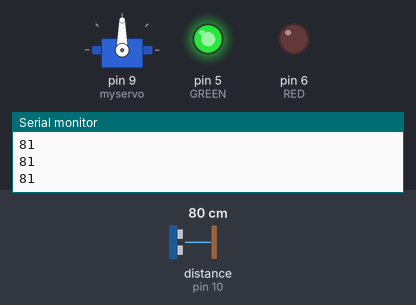
The sketch below on a simulated Arduino Uno, built with avr-gcc and run on an emulated ATmega328P. On the bench: servo, output pins drawn as LEDs (lit = HIGH), the last lines printed to the serial monitor. The inputs (shaded band) are chosen by the test bench; at power-on: distance to the obstacle (sensor on pin 10) 80 cm. The echo pulse lasts 58.3 µs per cm.

Above: at 1.2 s.
1.3 s: distance to the obstacle (sensor on pin 10) set to 33 cm
2.8 s: distance to the obstacle (sensor on pin 10) set to 27 cm
At 3.9 s:
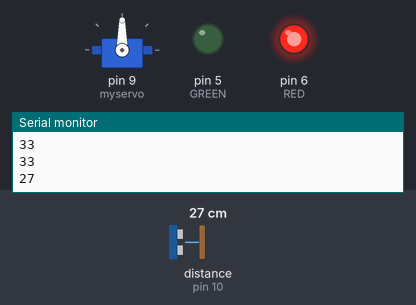
5.8 s: distance to the obstacle (sensor on pin 10) set to 35 cm
At 7.1 s:
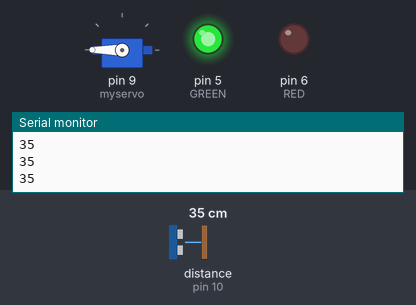
8.3 s: distance to the obstacle (sensor on pin 10) set to 2 cm
At 9.7 s:
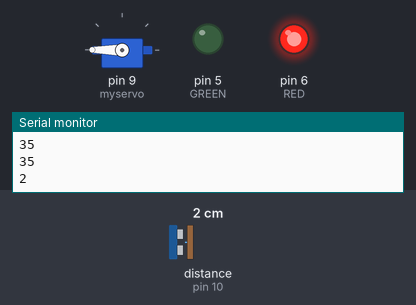
11.3 s: distance to the obstacle (sensor on pin 10) set to 60 cm
At 12.9 s:
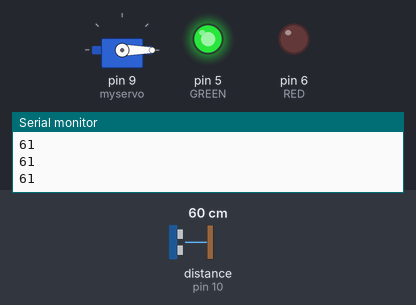
13.8 s: distance to the obstacle (sensor on pin 10) set to 4 cm
At 14.9 s:
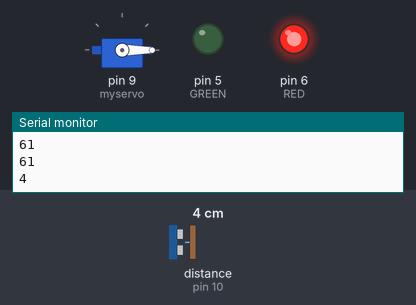
Timing chart, 0 to 17.3 s (numbered marks = the images above; inputs shaded):
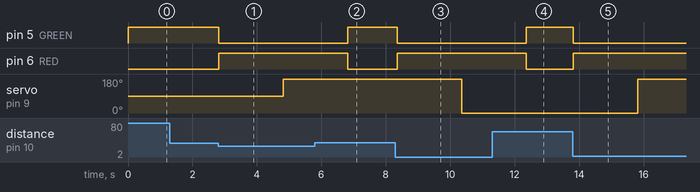

Measured:
- the behaviour switches between 30 and 29 cm on distance to the obstacle (sensor on pin 10) (found by bisection; images 0 and 1)
- after the input at 2.8 s, pin 5 (GREEN): HIGH → LOW at once; pin 6 (RED): LOW → HIGH at once; servo on pin 9 (myservo): 90° → 180° after 2.0 s
- after the input at 5.8 s, pin 5 (GREEN): LOW → HIGH after 1.0 s; pin 6 (RED): HIGH → LOW after 1.0 s
- after the input at 8.3 s, pin 5 (GREEN): HIGH → LOW after 0.06 s; pin 6 (RED): LOW → HIGH after 0.06 s; servo on pin 9 (myservo): 180° → 0° after 2.1 s
- after the input at 11.3 s, pin 5 (GREEN): LOW → HIGH after 1.1 s; pin 6 (RED): HIGH → LOW after 1.1 s
- after the input at 13.8 s, pin 5 (GREEN): HIGH → LOW at once; pin 6 (RED): LOW → HIGH at once; servo on pin 9 (myservo): 0° → 180° after 2.0 s

The sketch:

simple_algorithm.ino
```cpp
#include <NewPing.h>
#include <Servo.h>

#define SERVO_PIN 9

#define RED 6
#define GREEN 5

#define TRIG_PIN 11
#define ECHO_PIN 10

#define OPEN 0
#define CLOSE 120

#define MAX_DIST 200

NewPing sonar(TRIG_PIN, ECHO_PIN, MAX_DIST); // initialize NewPing
Servo myservo;

int dist = 0;
int last_position = 0;

void setup() {

  pinMode(RED, OUTPUT);
  pinMode(GREEN, OUTPUT);

  pinMode(ECHO_PIN, INPUT);
  pinMode(TRIG_PIN, OUTPUT);

  Serial.begin(9600);
  myservo.attach(9);

  //myservo.write(last_position);

}

void loop() {


  digitalWrite(RED, 0);
  digitalWrite(GREEN, 1);
  dist = sonar.ping_cm();

  Serial.println(dist);
  if (dist <= 0)
  {
    dist = 0;
  }
  if (dist >= 180)
  {
    dist = 180;
  }

  if (dist < 30)
  {
    digitalWrite(RED, 1);
    digitalWrite(GREEN, 0);
    delay(2000);
    if (last_position == 0)
    {
      last_position = 180;
    }
    else if (last_position == 180)
    {
      last_position = 0;
    }
    myservo.write(last_position);
    delay(2000);
  }
  else
  {
    delay(100);
  }


  /*
  digitalWrite(RED, 0);
  digitalWrite(GREEN, 1);
  dist = sonar.ping_cm();

  Serial.println(dist);
  if (dist <= 0)
  {
    dist = 0;
  }
  if (dist >= 180)
  {
    dist = 180;
  }

  if (dist < 25)
  {
    digitalWrite(RED, 1);
    digitalWrite(GREEN, 0);
    delay(1000);
    if (last_position == 0)
    {
      last_position = 110;
    }
    else if (last_position == 110)
    {
      last_position = 0;
    }
    myservo.write(last_position);
    delay(2000);
  }
  else
  {
    delay(100);
  }


*/

}
```
